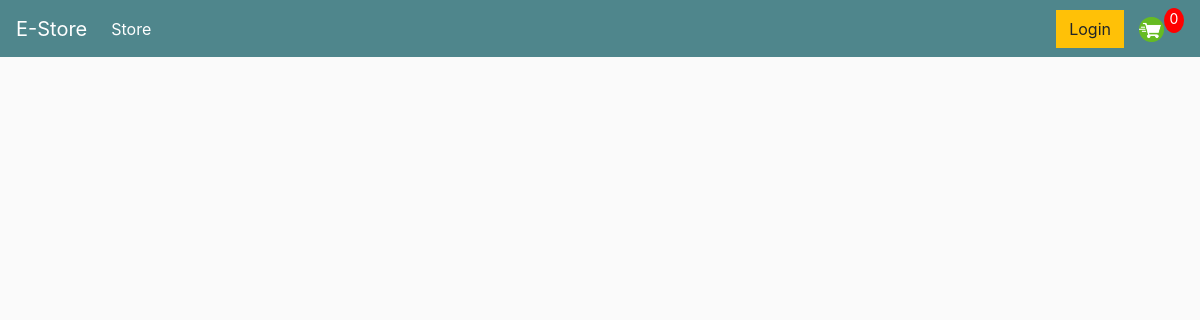
Before: / with the older database file.
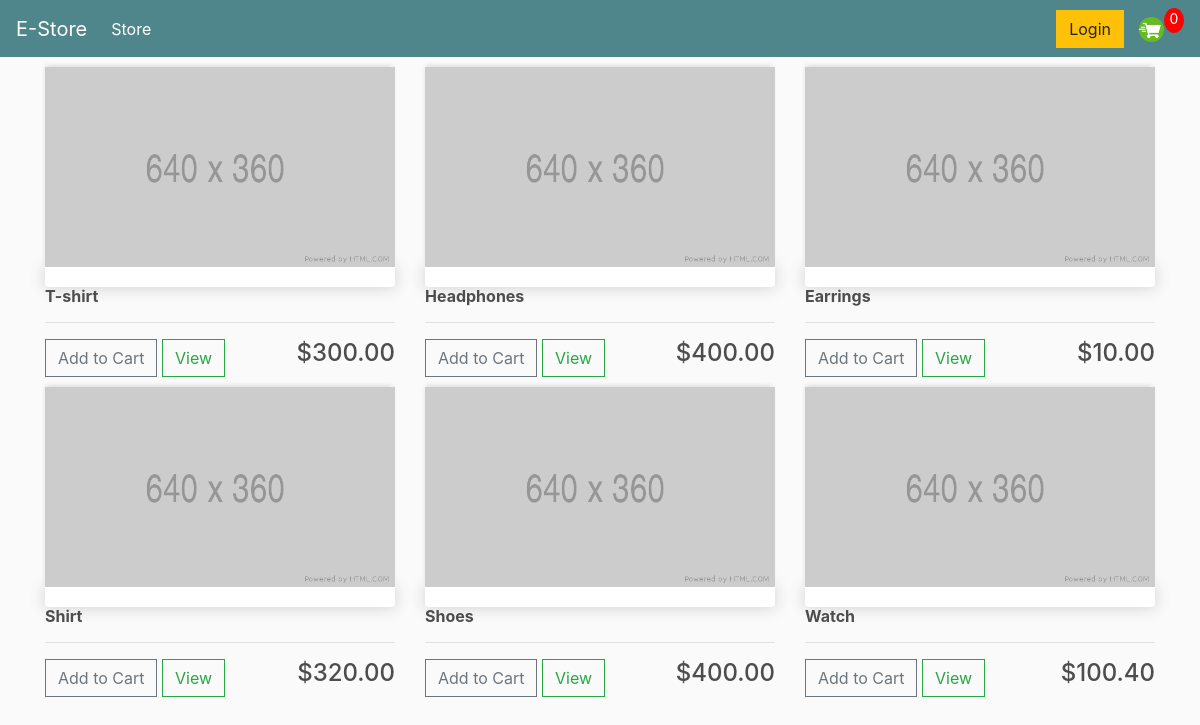
After: the same page with the newer database file.
### store/models.py (models this page shows, shortened)
class Product(models.Model):
    name = models.CharField(max_length=200)
    price = models.FloatField()
    digital = models.BooleanField(default=False, null=True, blank=True)

### store/views.py (the view)
# urls.py: path('',include('store.urls'))
def store(request):
    products = Product.objects.all()
    context = {'products':products}
    return render(request,'store/store.html',context)

### store/templates/store/store.html
{% extends 'store/main.html' %}
{% load static %}
{% block content %}
    <div class="row">
        {% for product in products %}
        <div class="col-lg-4">
            <img class="thumbnail" src="{%static 'images/placeholder.png' %}">
            <div class="box-element product"></div>
            <h6><strong>{{product.name}}</strong></h6>
            <hr>
            <button class="btn btn-outline-secondary add-btn">Add to Cart</button>
            <a class="btn btn-outline-success" href="#">View</a>
            <h4 style="display: inline-block;float: right">${{product.price|floatformat:2}}</h4>
        </div>
        {% endfor %}
    </div>
{% endblock content %}

### store/templates/store/main.html (shortened to what this page needs)
<!DOCTYPE html>
{% load static %}
<html lang="en">
<head>
    <link rel="stylesheet" href="https://stackpath.bootstrapcdn.com/bootstrap/4.4.1/css/bootstrap.min.css">
    <link rel="stylesheet" type="text/css" href="{% static 'css/main.css' %}">
</head>
<body>
    <nav class="navbar navbar-expand-lg navbar-dark bg-dark">
	  <a class="navbar-brand" href="{% url 'store' %}">E-Store</a>
	  <div class="collapse navbar-collapse" id="navbarSupportedContent">
	    <ul class="navbar-nav mr-auto">
	      <li class="nav-item active">
	        <a class="nav-link" href="{% url 'store' %}">Store<span class="sr-only">(current)</span></a>
	      </li>
	    </ul>
	    <div class="form-inline my-2 my-lg-0">
	     	<a href="#"class="btn btn-warning">Login</a>
	     	<a href="{% url 'cart' %}">
	    		<img  id="cart-icon" src="{% static 'images/cart.png' %}">
	    	</a>
	    	<p id="cart-total">0</p>
	    </div>
	  </div>
	</nav>
    <div class="container">
        {% block content %}
        {% endblock content %}
    </div>
</body>
</html>

### static/css/main.css (style rules this page uses)
body { background-color: hsl(0, 0%, 98%); }
h1,h2,h3,h4,h5,h6 { color:hsl(0, 0%, 30%); }
.box-element { box-shadow:hsl(0, 0%, 80%) 0 0 16px; background-color: #fff; border-radius: 4px; padding: 10px; }
.thumbnail { width: 100%; height: 200px; -webkit-box-shadow: -1px -3px 5px -2px rgba(214,214,214,1); -moz-box-shadow: -1px -3px 5px -2px rgba(214,214,214,1); box-shadow: -1px -3px 5px -2px rgba(214,214,214,1); }
.product { border-radius: 0 0 4px 4px; }
.bg-dark { background-color: #4f868c!important; }
#cart-icon { width:25px; display: inline-block; margin-left: 15px; }
#cart-total { display: block; text-align: center; color:#fff; background-color: red; width: 20px; height: 25px; border-radius: 50%; font-size: 14px; }
.col-lg-4, .col-lg-6, .col-lg-8, .col-lg-12 { margin-top: 10px; }
.btn { border-radius: 0; }

Changed rows visible on the page:
added Product: name "T-shirt", price "300.00"
added Product: name "Headphones", price "400.00"
added Product: name "Earrings", price "10.00"
added Product: name "Shirt", price "320.00"
added Product: name "Shoes", price "400.00"
added Product: name "Watch", price "100.40"
